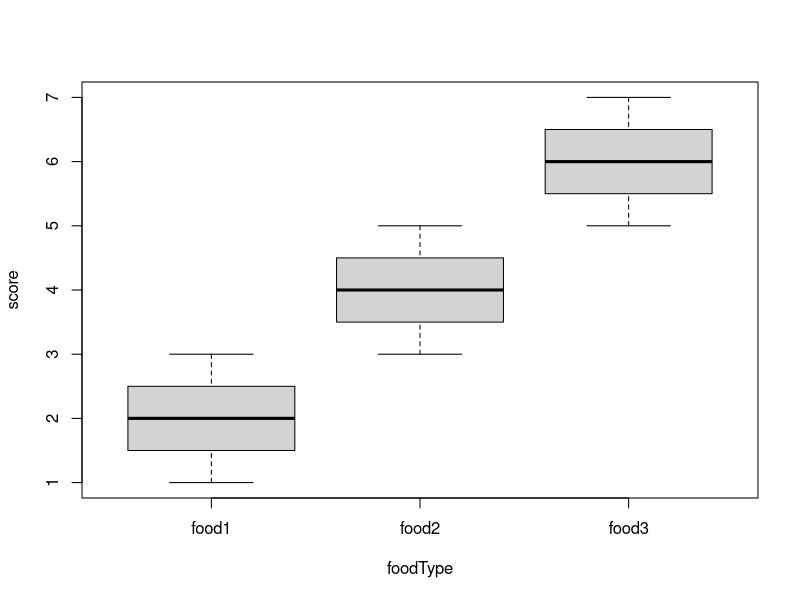

Write R code to recreate this figure.
cat("R version of the Khan Academy example here: http://amps.ws/ftest\n")
score <- c(3, 2, 1, 5, 3, 4, 5, 6, 7)
foodType <- c(rep("food1", 3), rep("food2", 3),  rep("food3", 3))
boxplot(score ~ foodType)
oneway.test(score ~ foodType, var.equal=TRUE)
cat("We therefore reject the null hypothesis with only a 0.8% chance of a Type I error.\n")

cat("\n==================================================================\n")

cat("\nHere is a less trivial example: http://ww2.coastal.edu/kingw/statistics/R-tutorials/oneway.html\n")
data(InsectSprays); attach(InsectSprays); InsectSprays
tapply(count, spray, mean); tapply(count, spray, var); tapply(count, spray, length)
#boxplot(count ~ spray) #this interface only allows one plot, so comment out the boxplot command above
oneway.test(count ~ spray)
